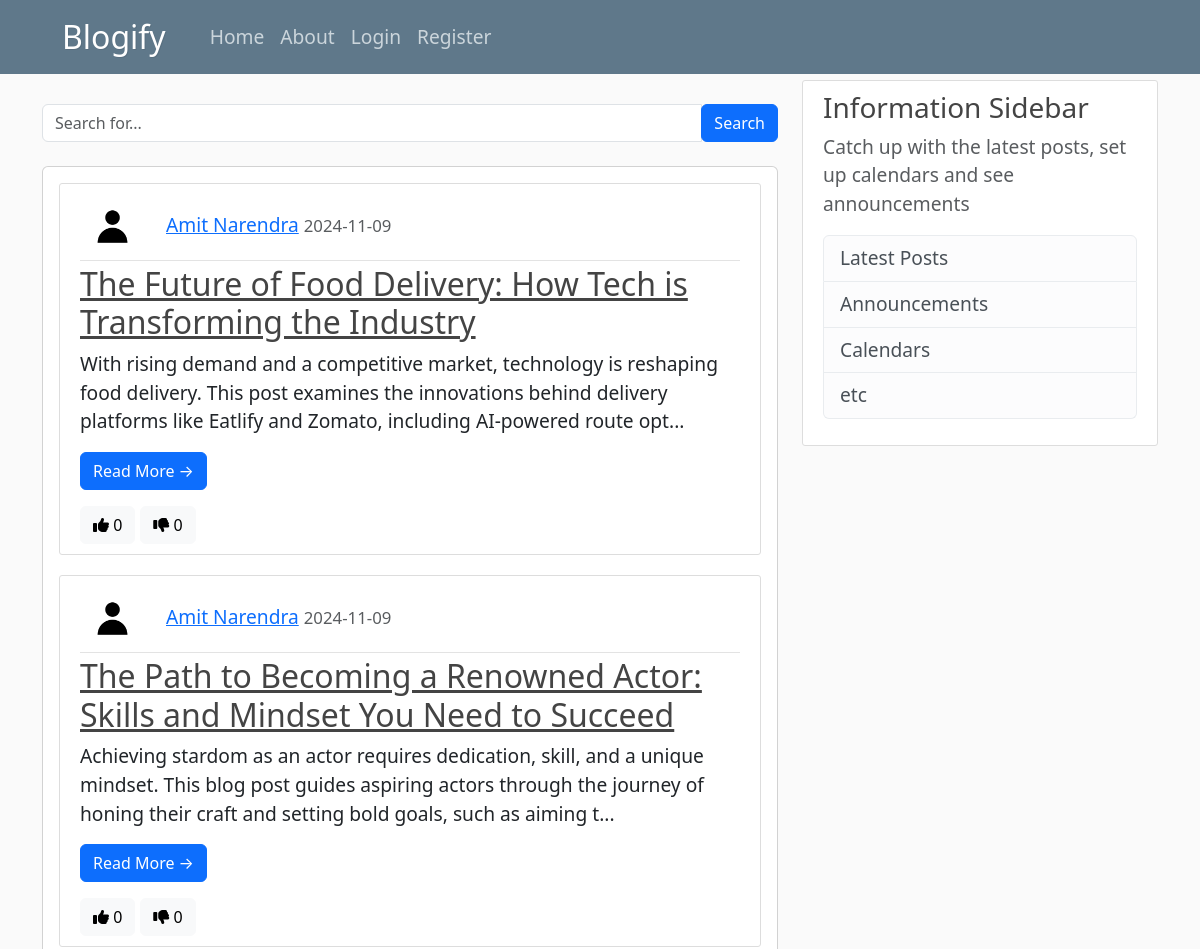
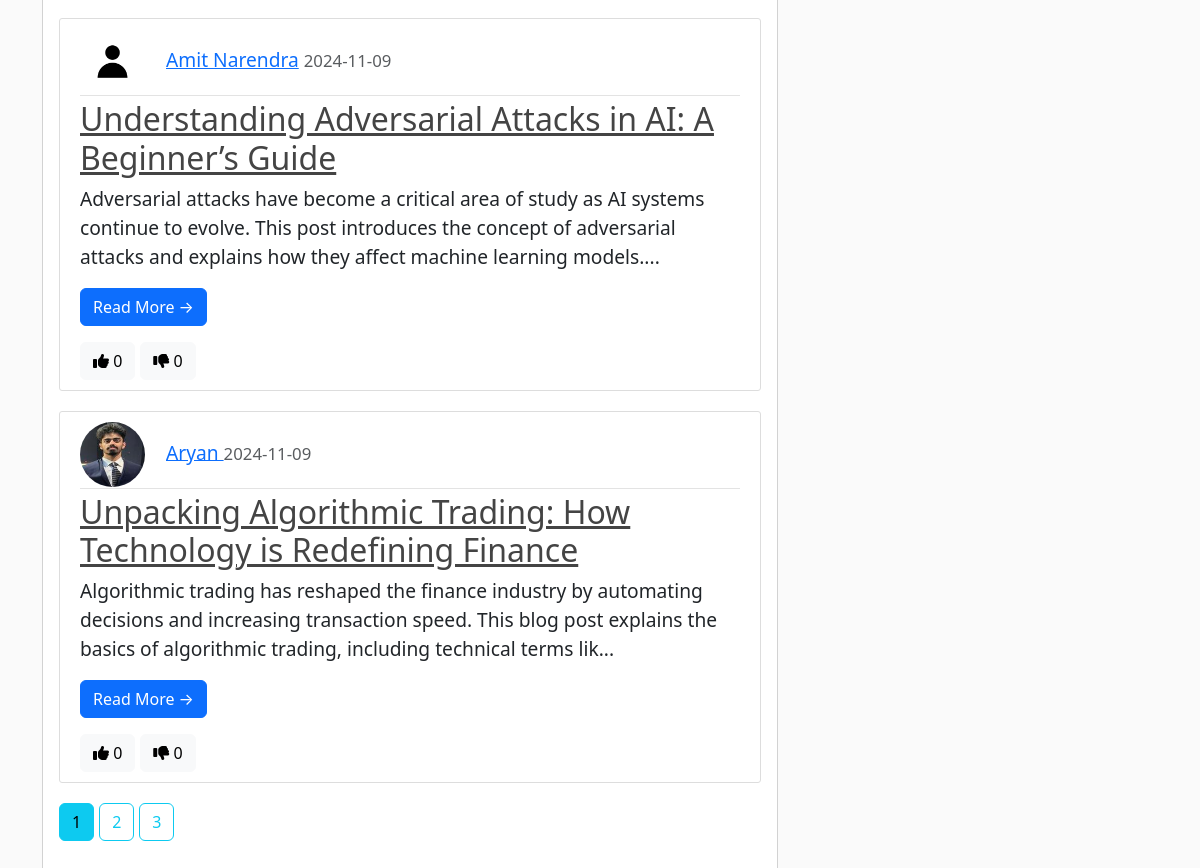
Page /home on the earlier database version (2 pictures, top to bottom).
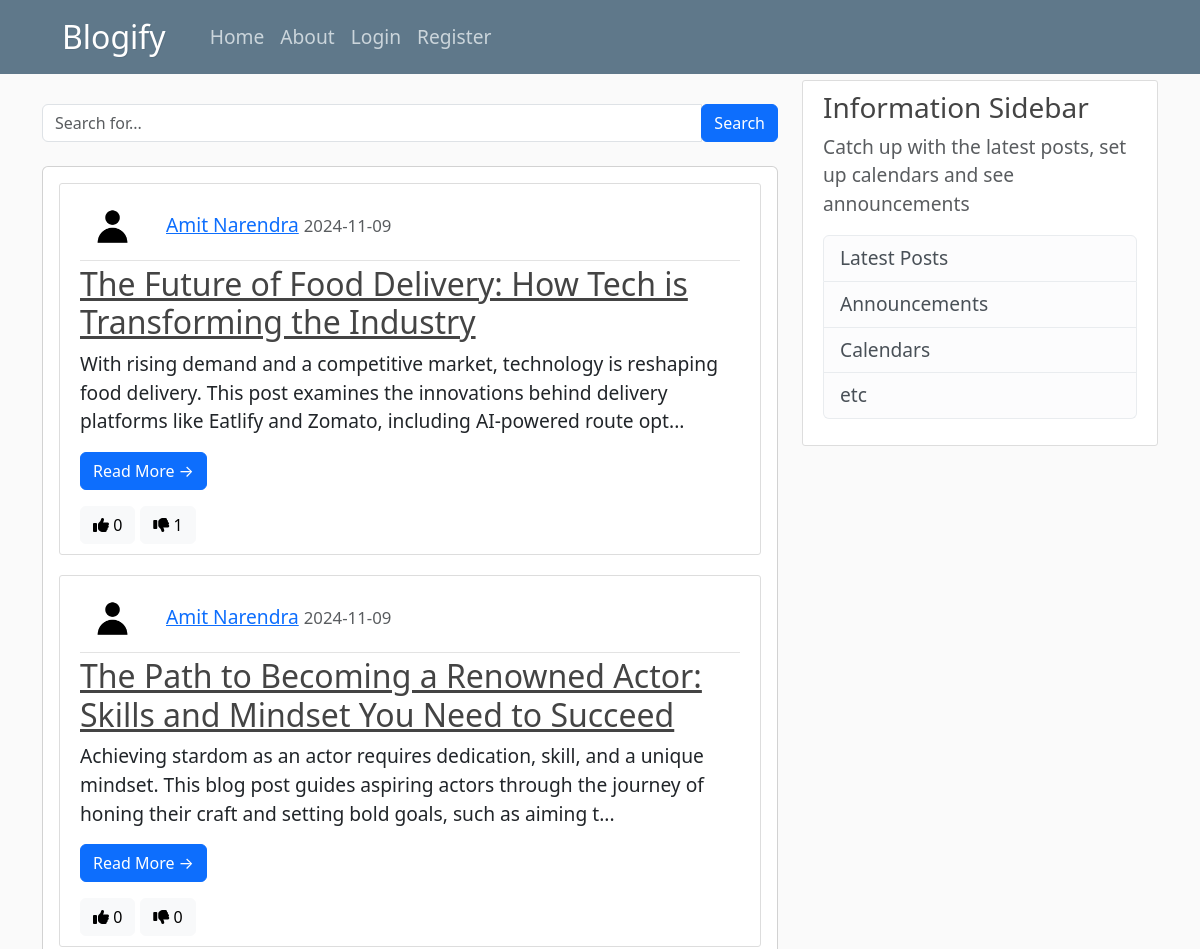
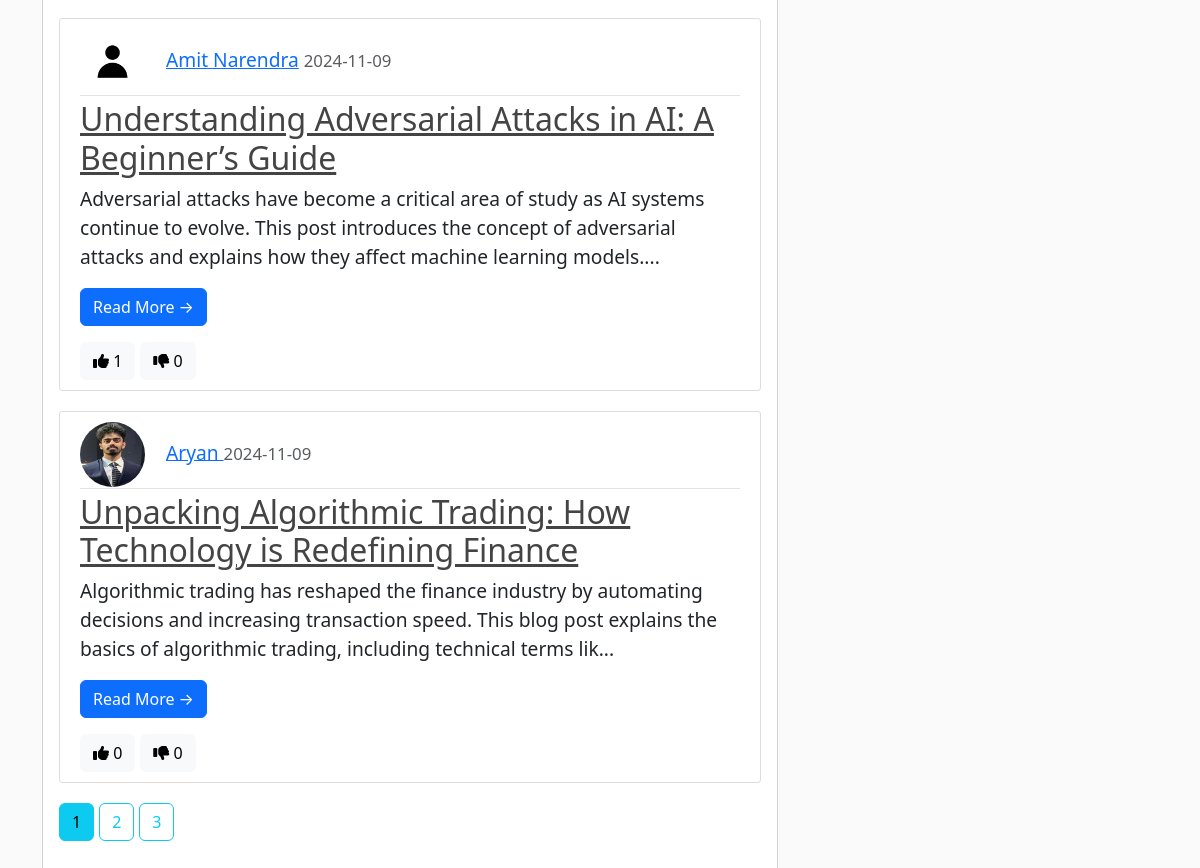
Same page on the later database version (2 pictures, top to bottom).
### blogify/models.py (models this page shows, shortened)
class Post(db.Model):
    id = db.Column(db.Integer, primary_key=True)
    title = db.Column(db.String(150), nullable=False)
    date_posted = db.Column(db.DateTime, nullable=False, default=datetime.utcnow)
    content = db.Column(db.Text, nullable=False)
    user_id = db.Column(db.Integer, db.ForeignKey('user.id'), nullable=False)
    likes_count = db.Column(db.Integer, default=0)     # Likes counter
    dislikes_count = db.Column(db.Integer, default=0)  # Dislikes counter

class User(db.Model, UserMixin):
    id = db.Column(db.Integer, primary_key=True)
    username = db.Column(db.String(20), nullable=False, unique=True)
    email = db.Column(db.String(120), nullable=False, unique=True)
    profile_pic = db.Column(db.String(20), nullable=False, default='default.jpg')
    password = db.Column(db.String(60), nullable=False)
    posts = db.relationship('Post', backref='author', lazy=True)

### blogify/routes.py (the view)
@app.route("/")
@app.route("/home")
def home():
    page = request.args.get('page', 1, type=int)
    posts = Post.query.order_by(Post.date_posted.desc()).paginate(per_page=4, page=page)
    return render_template("home.html", posts=posts, title="Home")

### blogify/templates/home.html (shortened to what this page needs)
{% extends "layout.html" %}
{% block content %}
    <div class="row my-4">
        <div class="col-md-12">
            <form action="{{ url_for('search') }}" method="GET" class="input-group">
                <input type="text" name="query" class="form-control" placeholder="Search for...">
                <span class="input-group-append">
                    <button class="btn btn-primary" type="submit">Search</button>
                </span>
            </form>
        </div>
    </div>
    <div class="card">
        <div class="card-body">
            {% for post in posts.items %}
            <article class="media content-section">
                <div class="media-body">
                    <div class="article-metadata">
                        {% if post.author.profile_pic %}
                            <img class="rounded-circle article-img" src="{{ url_for('static', filename='profile_pics/' + post.author.profile_pic) }}">
                        {% endif %}
                        <a class="mr-2" href="{{ url_for('user_posts', username=post.author.username) }}">{{ post.author.username }}</a>
                        <small class="text-muted">{{ post.date_posted.strftime("%Y-%m-%d") }}</small>
                    </div>
                    <h2><a class="article-title" href="{{ url_for('post', post_id=post.id) }}">{{ post.title }}</a></h2>
                    <p class="article-content">{{ post.content[:200] }}...</p>
                    <a href="{{ url_for('post', post_id=post.id) }}" class="btn btn-primary">Read More &rarr;</a>
                    <div class="reaction-buttons mt-3">
                        <button id="like-button-{{ post.id }}" onclick="toggleReaction('like', {{ post.id }})" class="btn btn-light {% if post.user_reaction == 'like' %}btn-primary{% endif %}">
                            <i class="fas fa-thumbs-up"></i> <span id="like-count-{{ post.id }}">{{ post.likes_count }}</span>
                        </button>
                        <button id="dislike-button-{{ post.id }}" onclick="toggleReaction('dislike', {{ post.id }})" class="btn btn-light {% if post.user_reaction == 'dislike' %}btn-danger{% endif %}">
                            <i class="fas fa-thumbs-down"></i> <span id="dislike-count-{{ post.id }}">{{ post.dislikes_count }}</span>
                        </button>
                    </div>
                </div>
            </article>
            {% endfor %}
            {% for page_num in posts.iter_pages(left_edge=1, right_edge=1, left_current=1, right_current=2) %}
                {% if page_num %}
                    {% if posts.page == page_num %}
                        <a class="btn btn-info mb-4" href="{{ url_for('home', page=page_num) }}">{{ page_num }}</a>
                    {% else %}
                    <a class="btn btn-outline-info mb-4" href="{{ url_for('home', page=page_num) }}">{{ page_num }}</a>
                    {% endif %}
                {% else %}
                    ...
                {% endif %}
            {% endfor %}
        </div>
    </div>
{% endblock content %}

### blogify/templates/layout.html (shortened to what this page needs)
<!DOCTYPE html>
<html lang="en">
<head>
  <link href="https://cdn.jsdelivr.net/npm/bootstrap@5.3.3/dist/css/bootstrap.min.css" rel="stylesheet"
>
  <link rel="stylesheet" type="text/css" href="{{ url_for('static', filename='main.css')}}">
</head>
<body>
  <header class="site-header">
    <nav class="navbar navbar-expand-md navbar-dark bg-steel fixed-top">
      <div class="container">
        <a class="brand-name navbar-brand mr-4" href="/">Blogify</a>
        <div class="collapse navbar-collapse" id="navbarToggle">
          <div class="navbar-nav mr-auto nav-pills">
            <a class="nav-item nav-link" href="{{ url_for('home') }}">Home</a>
            <a class="nav-item nav-link" href="{{ url_for('about') }}">About</a>
          </div>
          <div class="navbar-nav nav-pills">
            {%  if current_user.is_authenticated %}
              <a class="nav-item nav-link" href="{{ url_for('new_post') }}">New Post</a>
              <a class="nav-item nav-link" href="{{ url_for('account') }}">Account</a>
              <a class="nav-item nav-link btn btn-danger" style="margin-left: auto;" href="{{ url_for('logout') }}">Logout</a>
            {% else %}
              <a class="nav-item nav-link" href="{{ url_for('login') }}">Login</a>
              <a class="nav-item nav-link" href="{{ url_for('register') }}">Register</a>
            {% endif %}
          </div>
        </div>
      </div>
    </nav>
  </header>
  <main role="main" class="container">
    <div class="row">
      <div class="col-md-8">
        {% block content %}{% endblock %}
      </div>
      <div class="col-md-4">
        <div class="content-section">
          <h3>Information Sidebar</h3>
          <p class='text-muted'>Catch up with the latest posts, set up calendars and see announcements
          <ul class="list-group">
            <li class="list-group-item list-group-item-light">Latest Posts</li>
            <li class="list-group-item list-group-item-light">Announcements</li>
            <li class="list-group-item list-group-item-light">Calendars</li>
            <li class="list-group-item list-group-item-light">etc</li>
          </ul>
          </p>
        </div>
      </div>
    </div>
  </main>
</body>
</html>

### blogify/static/main.css (style rules this page uses)
body { background: #fafafa; color: #333333; margin-top: 5rem; font-size: larger; }
.brand-name { font-size: xx-large; padding-inline: 20px; text-shadow: 1px 1px #00000012; }
h1, h2, h3, h4, h5, h6 { color: #444444; }
.bg-steel { background-color: #5f788a; }
.site-header .navbar-nav .nav-link { color: #cbd5db; }
.content-section { background: #ffffff; padding: 10px 20px; border: 1px solid #dddddd; border-radius: 3px; margin-bottom: 20px; }
.article-title { color: #444444; }
.article-content { white-space: pre-line; }
.article-img { height: 65px; width: 65px; margin-right: 16px; }
.article-metadata { padding-bottom: 1px; margin-bottom: 4px; border-bottom: 1px solid #e3e3e3 }

Differences in the rows shown:
changed Post "The Future of Food Delivery: How Tech is Transforming the Industry": dislikes_count "0" → "1"
changed Post "Understanding Adversarial Attacks in AI: A Beginner’s Guide": likes_count "0" → "1"
